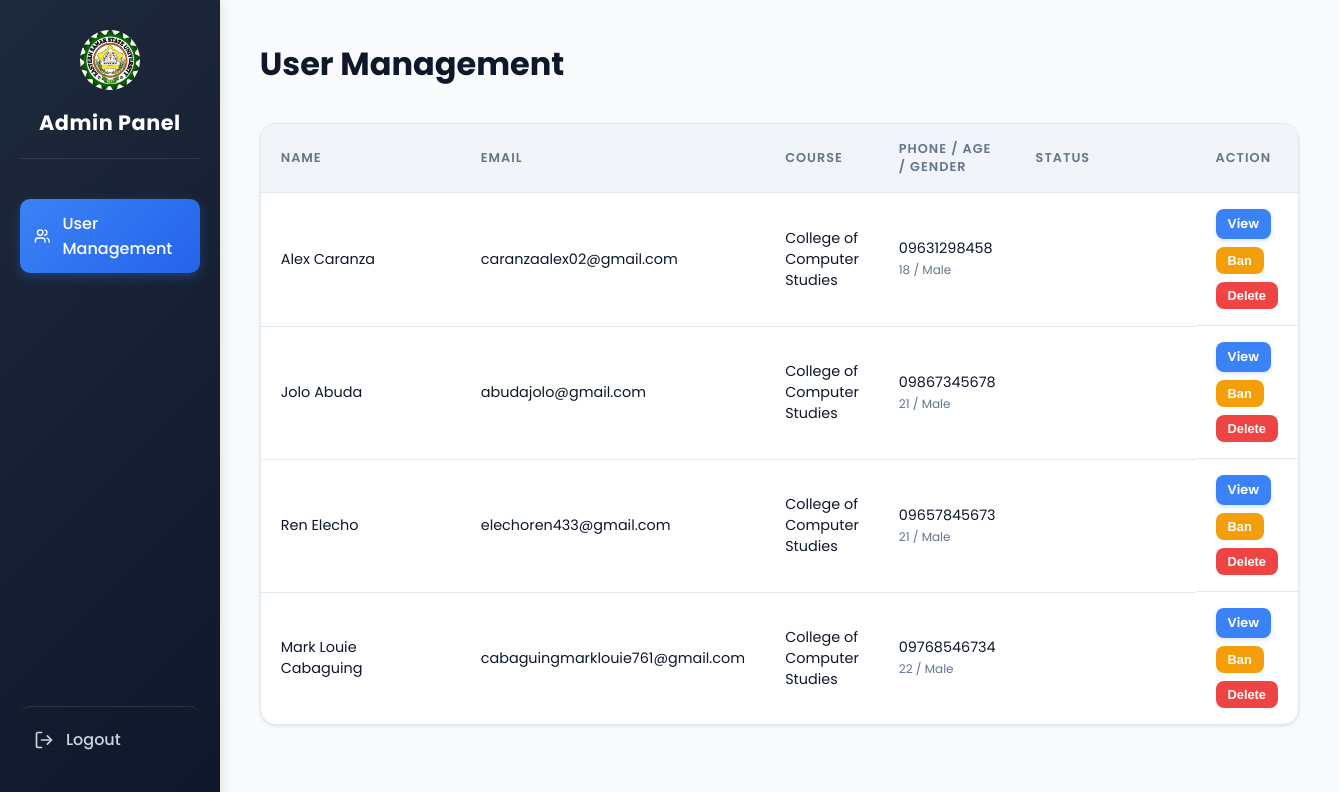
Page /admin_dashboard (signed in) on the committed database.
### tables this page shows
CREATE TABLE users (
        id INTEGER PRIMARY KEY AUTOINCREMENT,
        first_name TEXT,
        last_name TEXT,
        password TEXT NOT NULL,
        email TEXT UNIQUE NOT NULL,
        phone TEXT,
        age INTEGER,
        gender TEXT,
        course TEXT,
        role TEXT DEFAULT 'user',
        profile_pic TEXT DEFAULT '/static/images/default_avatar.svg',
        ban_expires_at DATETIME DEFAULT NULL,
        abuse_offense_count INTEGER DEFAULT 0
    );

### app.py (the view, shortened to what this page needs)
@app.route("/admin_dashboard")
def admin_dashboard():
    if "user" not in session or session.get("role") != "admin":
        return redirect(url_for("login"))
    db = get_db()
    c = db.cursor()
    if 'DATABASE_URL' in os.environ:
        c.execute("SELECT id, email, first_name, last_name, phone, age, gender, course, role, ban_expires_at, abuse_offense_count FROM users WHERE role != 'admin'")
    else:
        c.execute("SELECT id, email, first_name, last_name, phone, age, gender, course, role, ban_expires_at, abuse_offense_count FROM users WHERE role != 'admin'")
    all_users = c.fetchall()
    users_data = []
    seven_days_ago = (get_ph_time() - timedelta(days=7)).strftime("%Y-%m-%d %H:%M:%S")
    for user in all_users:
        if 'DATABASE_URL' in os.environ:
            c.execute("""SELECT COUNT(*) FROM mood_log WHERE user_email=%s AND mood='Sad' AND timestamp >= %s""",
                      (user['email'], seven_days_ago))
        else:
            c.execute("""SELECT COUNT(*) FROM mood_log WHERE user_email=? AND mood='Sad' AND timestamp >= ?""",
                      (user['email'], seven_days_ago))
        sad_row = c.fetchone()
        sad_count = sad_row[0] if sad_row else 0
        if 'DATABASE_URL' in os.environ:
            c.execute("SELECT COUNT(*) FROM messages WHERE user_email=%s AND is_crisis=1", (user['email'],))
        else:
            c.execute("SELECT COUNT(*) FROM messages WHERE user_email=? AND is_crisis=1", (user['email'],))
        crisis_row = c.fetchone()
        crisis_count = crisis_row[0] if crisis_row else 0
        if 'DATABASE_URL' in os.environ:
            c.execute("SELECT COUNT(*) FROM messages WHERE user_email=%s AND is_abusive=1", (user['email'],))
        else:
            c.execute("SELECT COUNT(*) FROM messages WHERE user_email=? AND is_abusive=1", (user['email'],))
        abusive_row = c.fetchone()
        abusive_count = abusive_row[0] if abusive_row else 0
        user_dict = dict(user)
        user_dict['is_banned'] = False
        user_dict['ban_expiry_formatted'] = None
        user_dict['at_risk'] = sad_count >= 3
        user_dict['has_crisis_chat'] = crisis_count > 0
        user_dict['has_abusive_chat'] = abusive_count > 0
        users_data.append(user_dict)
    return render_template("admin_dashboard.html", users=users_data)

### app.py (called while the page is built)
@app.after_request
def add_security_headers(response):
    response.headers['X-Frame-Options'] = 'SAMEORIGIN'
    response.headers['X-Content-Type-Options'] = 'nosniff'
    return response

def get_db():
    if 'db' not in g:
        db_url = os.environ.get('DATABASE_URL')
        if db_url:
            try:
                g.db = psycopg2.connect(db_url)
            except Exception as e:
                app.logger.warning(f"Falling back to SQLite because PostgreSQL connection failed: {e}")
                g.db = sqlite3.connect(DATABASE)
        else:
            g.db = sqlite3.connect(DATABASE)
        g.db.row_factory = sqlite3.Row
    return g.db

def get_ph_time():
    utc_now = datetime.now(timezone.utc)
    ph_timezone = timezone(timedelta(hours=8))
    ph_time = utc_now.astimezone(ph_timezone)
    return ph_time

### templates/admin_dashboard.html (shortened to what this page needs)
<!DOCTYPE html>
<html lang="en">
<head>
</head>
<body>
<div class="dashboard-layout">
    <aside class="sidebar">
        <div class="sidebar-header">
            <img src="{{ url_for('static', filename='images/essu_logo.png') }}" alt="ESSU Logo" style="width: 60px; margin-bottom: 10px; border-radius: 50%;">
            <h1>Admin Panel</h1>
        </div>
        <nav>
            <a href="{{ url_for('admin_dashboard') }}" class="active">
                <span>User Management</span>
            </a>
        </nav>
        <a href="/logout" class="logout-btn">
            <svg xmlns="http://www.w3.org/2000/svg" width="20" height="20" viewBox="0 0 24 24" fill="none" stroke="currentColor" stroke-width="2" stroke-linecap="round" stroke-linejoin="round"><path d="M9 21H5a2 2 0 0 1-2-2V5a2 2 0 0 1 2-2h4"/><polyline points="16 17 21 12 16 7"/><line x1="21" x2="9" y1="12" y2="12"/></svg>
            <span>Logout</span>
        </a>
    </aside>
    <main class="main-content">
        <header class="main-header">
            <h2>User Management</h2>
        </header>
        <div class="card">
            <table>
                <thead>
                    <tr>
                        <th>Name</th>
                        <th>Email</th>
                        <th>Course</th>
                        <th>Phone / Age / Gender</th>
                        <th>Status</th>
                        <th>Action</th>
                    </tr>
                </thead>
                <tbody>
                    {% for user in users %}
                    <tr>
                        <td class="username-cell">
                            {{ user.first_name }} {{ user.last_name }}
                        </td>
                        <td>{{ user.email }}</td>
                        <td>{{ user.course }}</td>
                        <td>
                            {{ user.phone }} <br>
                            <small style="color: var(--secondary-text);">{{ user.age }} / {{ user.gender }}</small>
                        </td>
                        <td class="status-cell">
                        </td>
                        <td class="actions-cell">
                            <a href="/admin/user/{{ user.email }}" class="view-btn btn">View</a>
                            {% if user.is_banned %}
                                <form action="{{ url_for('admin_unban_user', username=user.email) }}" method="POST" style="display:inline;">
                                    <button type="submit" class="btn" style="background-color: var(--success-color); color: white;">Unban</button>
                                </form>
                            {% else %}
                                <form action="{{ url_for('admin_ban_user', username=user.email) }}" method="POST" style="display:inline;" onsubmit="return confirm('Sigurado ka bang gusto mong i-ban ang user na ito?');">
                                    <button type="submit" class="btn" style="background-color: var(--warning-color); color: white;">Ban</button>
                                </form>
                            {% endif %}
                            <form action="{{ url_for('admin_delete_user', username=user.email) }}" method="POST" style="display:inline;" onsubmit="return confirm('Sigurado ka bang ide-delete ang user na ito? Hindi na ito maibabalik.');">
                                <button type="submit" class="btn" style="background-color: var(--danger-color); color: white;">Delete</button>
                            </form>
                        </td>
                    </tr>
                    {% endfor %}
                </tbody>
            </table>
        </div>
    </main>
</div>
</body>
</html>

### templates/admin_dashboard.html (style rules this page uses)
:root { --sidebar-bg: linear-gradient(135deg, #1e293b 0%, #0f172a 100%); --main-bg: #f8fafc; --card-bg: #ffffff; --primary-text: #0f172a; --secondary-text: #64748b; --accent-color: #3b82f6; --accent-light: #dbeafe; --danger-color: #ef4444; --warning-color: #f59e0b; --success-color: #10b981; }
* { margin: 0; padding: 0; box-sizing: border-box; }
body { font-family: 'Poppins', sans-serif; background-color: var(--main-bg); color: var(--primary-text); background-image: url('https://images.unsplash.com/photo-1518770660439-4636190af475?auto=format&fit=crop&w=2560&q=80'); background-attachment: fixed; background-size: cover; background-position: center; position: relative; }
body::before { content: ''; position: fixed; top: 0; left: 0; right: 0; bottom: 0; background: rgba(248, 250, 252, 0.75); z-index: -1; pointer-events: none; }
.dashboard-layout { display: flex; min-height: 100vh; }
.sidebar { width: 280px; background: var(--sidebar-bg); color: #FFF; display: flex; flex-direction: column; padding: 30px 20px; box-shadow: 2px 0 10px rgba(0, 0, 0, 0.1); }
.sidebar-header { text-align: center; margin-bottom: 40px; padding-bottom: 20px; border-bottom: 1px solid rgba(255, 255, 255, 0.1); }
.sidebar-header h1 { font-size: 1.3rem; font-weight: 700; letter-spacing: 0.5px; }
.sidebar nav { flex: 1; }
.sidebar a { display: flex; align-items: center; gap: 12px; color: #cbd5e1; text-decoration: none; padding: 12px 14px; border-radius: 0.625rem; margin-bottom: 6px; transition: all 0.3s ease; font-weight: 500; }
.sidebar a.active { background: linear-gradient(135deg, #3b82f6 0%, #2563eb 100%); color: #FFF; box-shadow: 0 4px 12px rgba(59, 130, 246, 0.3); }
.sidebar .logout-btn { margin-top: auto; border-top: 1px solid rgba(255, 255, 255, 0.1); padding-top: 20px; }
.main-content { flex: 1; padding: 40px; }
.main-header { margin-bottom: 35px; }
.main-header h2 { font-size: 2rem; color: var(--primary-text); font-weight: 700; }
.card { background-color: var(--card-bg); border-radius: 1rem; box-shadow: 0 1px 3px 0 rgba(0, 0, 0, 0.08), 0 2px 6px -2px rgba(0, 0, 0, 0.08); border: 1px solid #e2e8f0; overflow: hidden; }
table { width: 100%; border-collapse: collapse; }
th, td { padding: 16px 20px; text-align: left; border-bottom: 1px solid #e2e8f0; font-size: 0.9rem; }
th { background-color: #f1f5f9; color: var(--secondary-text); font-weight: 600; text-transform: uppercase; letter-spacing: 0.08em; font-size: 0.8rem; }
td { color: var(--primary-text); }
tr:last-child td { border-bottom: none; }
tbody tr { transition: background-color 0.2s ease; }
.view-btn { display: inline-block; background-color: var(--accent-color); color: #FFF; text-decoration: none; padding: 8px 14px; border-radius: 0.5rem; font-weight: 600; font-size: 0.85rem; transition: all 0.2s ease; box-shadow: 0 2px 4px rgba(59, 130, 246, 0.2); }
.status-cell { min-width: 180px; white-space: nowrap; }
.username-cell { min-width: 200px; }
.actions-cell { display: flex; flex-wrap: wrap; gap: 8px; align-items: center; }
.btn { padding: 6px 12px; border-radius: 0.5rem; font-weight: 600; font-size: 0.8rem; border: none; cursor: pointer; }

### rows in the picture
users: first_name "Alex", last_name "Caranza", email "caranzaalex02@gmail.com", course "College of Computer Studies", phone "09631298458", age "18", gender "Male"
users: first_name "Jolo", last_name "Abuda", email "abudajolo@gmail.com", course "College of Computer Studies", phone "09867345678", age "21", gender "Male"
users: first_name "Ren", last_name "Elecho", email "elechoren433@gmail.com", course "College of Computer Studies", phone "09657845673", age "21", gender "Male"
users: first_name "Mark Louie", last_name "Cabaguing", email "cabaguingmarklouie761@gmail.com", course "College of Computer Studies", phone "09768546734", age "22", gender "Male"
